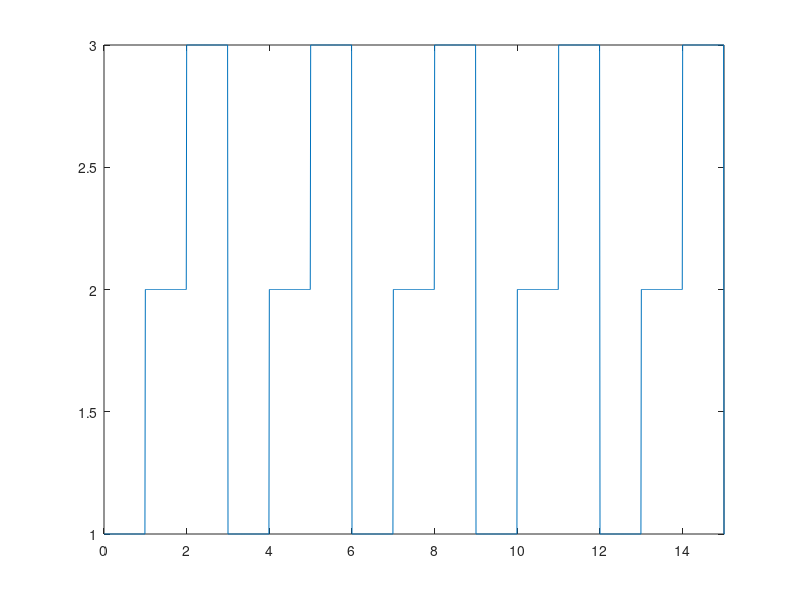

Recreate this plot in MATLAB.
% TDMA基础
clear;clc;close all;%关掉所有打开的图
fs=100;%采样频率
dt=1/fs;

% t=0:dt:T;
% y=t;
% z=ceil(y);    利用向上取整

tA=0:dt:1-dt; A=1*(tA>=0);  %常数采样方法
tB=1:dt:2-dt; B=2*(tB>=0);
tC=2:dt:3-dt; C=3*(tC>=0);
%可以尝试看看A=1*t(t>=0)的结果
% t=[tA tB tC];
T=[];
y=[A B C];Y=[];
for k=0:100
    t=3*k:dt:3*(k+1)-dt;
    T=[T t];
    Y=[Y y];
end
plot(T,Y);xlim([0 15])%要保证二者维数相同